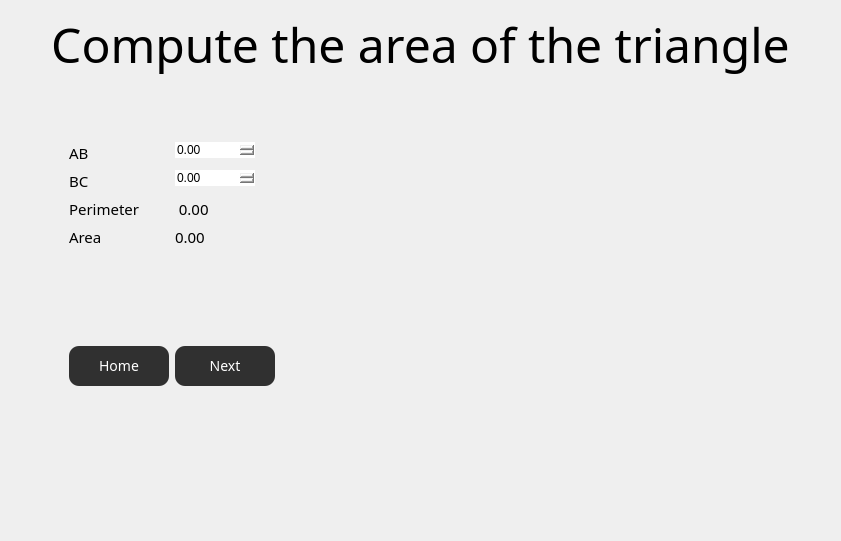
      <widget class="QWidget" name="rectangle_page">
       <layout class="QGridLayout" name="gridLayout_8">
        <item row="0" column="1">
         <widget class="QLabel" name="label_17">
          <property name="font">
           <font>
            <family>Microsoft YaHei Light</family>
            <pointsize>36</pointsize>
           </font>
          </property>
          <property name="styleSheet">
           <string notr="true">max-height: 150px;</string>
          </property>
          <property name="text">
           <string>Compute the area of the triangle</string>
          </property>
          <property name="alignment">
           <set>Qt::AlignCenter</set>
          </property>
         </widget>
        </item>
        <item row="0" column="0">
         <spacer name="horizontalSpacer_33">
          <property name="orientation">
           <enum>Qt::Horizontal</enum>
          </property>
          <property name="sizeHint" stdset="0">
           <size>
            <width>40</width>
            <height>20</height>
           </size>
          </property>
         </spacer>
        </item>
        <item row="1" column="1">
         <widget class="QGroupBox" name="groupBox_6">
          <property name="styleSheet">
           <string notr="true">border:none;
</string>
          </property>
          <property name="title">
           <string/>
          </property>
          <layout class="QGridLayout" name="gridLayout_13">
           <item row="1" column="3">
            <widget class="QLabel" name="label_6">
             <property name="styleSheet">
              <string notr="true">max-height: 400px;
min-width: 400px;</string>
             </property>
             <property name="text">
              <string/>
             </property>
             <property name="pixmap">
              <pixmap>../images/rectangle.png</pixmap>
             </property>
             <property name="scaledContents">
              <bool>true</bool>
             </property>
            </widget>
           </item>
           <item row="1" column="2">
            <spacer name="horizontalSpacer_37">
             <property name="orientation">
              <enum>Qt::Horizontal</enum>
             </property>
             <property name="sizeHint" stdset="0">
              <size>
               <width>40</width>
               <height>20</height>
              </size>
             </property>
            </spacer>
           </item>
           <item row="3" column="1">
            <spacer name="verticalSpacer_30">
             <property name="orientation">
              <enum>Qt::Vertical</enum>
             </property>
             <property name="sizeHint" stdset="0">
              <size>
               <width>20</width>
               <height>40</height>
              </size>
             </property>
            </spacer>
           </item>
           <item row="1" column="4">
            <spacer name="horizontalSpacer_38">
             <property name="orientation">
              <enum>Qt::Horizontal</enum>
             </property>
             <property name="sizeHint" stdset="0">
              <size>
               <width>40</width>
               <height>20</height>
              </size>
             </property>
            </spacer>
           </item>
           <item row="0" column="1">
            <spacer name="verticalSpacer_26">
             <property name="orientation">
              <enum>Qt::Vertical</enum>
             </property>
             <property name="sizeHint" stdset="0">
              <size>
               <width>20</width>
               <height>40</height>
              </size>
             </property>
            </spacer>
           </item>
           <item row="1" column="1">
            <widget class="QGroupBox" name="groupBox_7">
             <property name="font">
              <font>
               <family>Microsoft YaHei Light</family>
               <pointsize>11</pointsize>
              </font>
             </property>
             <property name="title">
              <string/>
             </property>
             <property name="alignment">
              <set>Qt::AlignCenter</set>
             </property>
             <layout class="QFormLayout" name="formLayout">
              <item row="0" column="0">
               <widget class="QLabel" name="label_18">
                <property name="font">
                 <font>
                  <family>Microsoft YaHei Light</family>
                  <pointsize>11</pointsize>
                 </font>
                </property>
                <property name="text">
                 <string>AB</string>
                </property>
               </widget>
              </item>
              <item row="0" column="1">
               <widget class="QDoubleSpinBox" name="AB_input_rectangle">
                <property name="styleSheet">
                 <string notr="true">max-width: 80px;</string>
                </property>
               </widget>
              </item>
              <item row="1" column="0">
               <widget class="QLabel" name="label_19">
                <property name="font">
                 <font>
                  <family>Microsoft YaHei Light</family>
                  <pointsize>11</pointsize>
                 </font>
                </property>
                <property name="text">
                 <string>BC</string>
                </property>
               </widget>
              </item>
              <item row="1" column="1">
               <widget class="QDoubleSpinBox" name="BC_input_rectangle">
                <property name="styleSheet">
                 <string notr="true">max-width: 80px;</string>
                </property>
               </widget>
              </item>
              <item row="2" column="0">
               <widget class="QLabel" name="label_23">
                <property name="font">
                 <font>
                  <family>Microsoft YaHei Light</family>
                  <pointsize>11</pointsize>
                 </font>
                </property>
                <property name="text">
                 <string>Perimeter</string>
                </property>
               </widget>
              </item>
              <item row="2" column="1">
               <widget class="QLabel" name="perimeter_output_rectangle">
                <property name="font">
                 <font>
                  <family>Microsoft YaHei Light</family>
                  <pointsize>11</pointsize>
                 </font>
                </property>
                <property name="text">
                 <string> 0.00</string>
                </property>
               </widget>
              </item>
              <item row="3" column="0">
               <widget class="QLabel" name="label_28">
                <property name="font">
                 <font>
                  <family>Microsoft YaHei Light</family>
                  <pointsize>11</pointsize>
                 </font>
                </property>
                <property name="text">
                 <string>Area</string>
                </property>
               </widget>
              </item>
              <item row="3" column="1">
               <widget class="QLabel" name="area_output_rectangle">
                <property name="font">
                 <font>
                  <family>Microsoft YaHei Light</family>
                  <pointsize>11</pointsize>
                 </font>
                </property>
                <property name="text">
                 <string>0.00</string>
                </property>
               </widget>
              </item>
              <item row="6" column="0">
               <widget class="QPushButton" name="home_button_rectangle">
                <property name="font">
                 <font>
                  <family>Microsoft YaHei Light</family>
                  <pointsize>-1</pointsize>
                 </font>
                </property>
                <property name="cursor">
                 <cursorShape>PointingHandCursor</cursorShape>
                </property>
                <property name="styleSheet">
                 <string notr="true">background-color: #303030;
color: white;
max-width: 120px;
min-width: 100px;
min-height: 40px;
max-height: 40px;
border-radius: 10px;
font-size: 14px;</string>
                </property>
                <property name="text">
                 <string>Home</string>
                </property>
               </widget>
              </item>
              <item row="6" column="1">
               <widget class="QPushButton" name="next_button_rectangle">
                <property name="font">
                 <font>
                  <family>Microsoft YaHei Light</family>
                  <pointsize>-1</pointsize>
                 </font>
                </property>
                <property name="cursor">
                 <cursorShape>PointingHandCursor</cursorShape>
                </property>
                <property name="styleSheet">
                 <string notr="true">background-color: #303030;
color: white;
max-width: 120px;
min-width: 100px;
min-height: 40px;
max-height: 40px;
border-radius: 10px;
font-size: 14px;</string>
                </property>
                <property name="text">
                 <string>Next</string>
                </property>
               </widget>
              </item>
              <item row="5" column="0">
               <spacer name="verticalSpacer_25">
                <property name="orientation">
                 <enum>Qt::Vertical</enum>
                </property>
                <property name="sizeHint" stdset="0">
                 <size>
                  <width>20</width>
                  <height>40</height>
                 </size>
                </property>
               </spacer>
              </item>
              <item row="7" column="1">
               <spacer name="verticalSpacer_27">
                <property name="orientation">
                 <enum>Qt::Vertical</enum>
                </property>
                <property name="sizeHint" stdset="0">
                 <size>
                  <width>20</width>
                  <height>40</height>
                 </size>
                </property>
               </spacer>
              </item>
              <item row="5" column="1">
               <spacer name="verticalSpacer_28">
                <property name="orientation">
                 <enum>Qt::Vertical</enum>
                </property>
                <property name="sizeHint" stdset="0">
                 <size>
                  <width>20</width>
                  <height>40</height>
                 </size>
                </property>
               </spacer>
              </item>
              <item row="4" column="1">
               <spacer name="verticalSpacer_29">
                <property name="orientation">
                 <enum>Qt::Vertical</enum>
                </property>
                <property name="sizeHint" stdset="0">
                 <size>
                  <width>20</width>
                  <height>40</height>
                 </size>
                </property>
               </spacer>
              </item>
             </layout>
            </widget>
           </item>
           <item row="2" column="1">
            <spacer name="verticalSpacer_31">
             <property name="orientation">
              <enum>Qt::Vertical</enum>
             </property>
             <property name="sizeHint" stdset="0">
              <size>
               <width>20</width>
               <height>40</height>
              </size>
             </property>
            </spacer>
           </item>
          </layout>
         </widget>
        </item>
        <item row="0" column="2">
         <spacer name="horizontalSpacer_34">
          <property name="orientation">
           <enum>Qt::Horizontal</enum>
          </property>
          <property name="sizeHint" stdset="0">
           <size>
            <width>40</width>
            <height>20</height>
           </size>
          </property>
         </spacer>
        </item>
        <item row="1" column="0">
         <spacer name="horizontalSpacer_35">
          <property name="orientation">
           <enum>Qt::Horizontal</enum>
          </property>
          <property name="sizeHint" stdset="0">
           <size>
            <width>40</width>
            <height>20</height>
           </size>
          </property>
         </spacer>
        </item>
        <item row="1" column="2">
         <spacer name="horizontalSpacer_36">
          <property name="orientation">
           <enum>Qt::Horizontal</enum>
          </property>
          <property name="sizeHint" stdset="0">
           <size>
            <width>40</width>
            <height>20</height>
           </size>
          </property>
         </spacer>
        </item>
       </layout>
      </widget>
